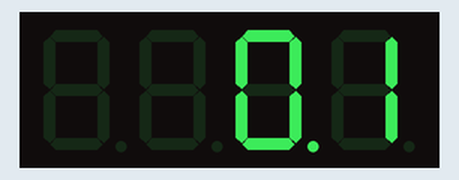
A program run on a simulated Arduino Uno, built with avr-gcc and run on an emulated ATmega328P. On the bench: 4-digit seven-segment display.

Above: at 0.15 s.
At 5.05 s:
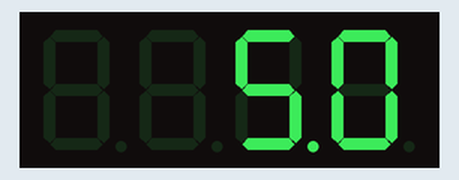
At 10.05 s:
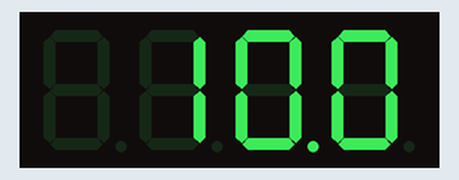
At 20.05 s:
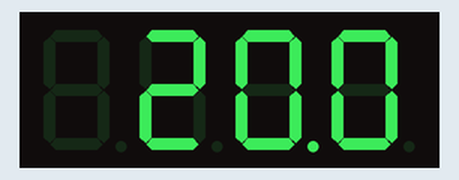
At 30.05 s:
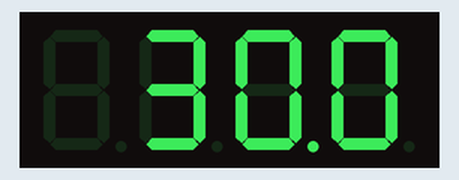
At 39.95 s:
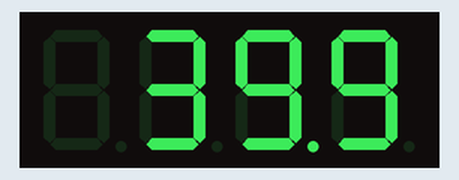

The program:

main.cpp
```cpp
#include <Arduino.h>
#include <SevSeg.h>
/*
countdown timer on a 4 digit 7 segment display.
for information on how to connect the PINS, refer the image attached here
Use 220-330Ohm resistor for each display select lines. Refer image.
Problem:-- I want to dispay a stop watch like 000.0 (first 000 is seconds and next 0 is deciseconds)
example: 009.9 then 001.0, 19.9 then 20.0 etc will count till 999 seconds.
*/
SevSeg sevseg; //Instantiate a seven segment controller object
static int deciSeconds = 0; // 10 deciseconds is 1 sec

void setup() {
  byte numDigits = 4;
  byte digitPins[] = {10, 11, 12, 13};
  byte segmentPins[] =  {9,2,3,5,6,8,7,4}; // in order of A,B,C,D,E,F,G,Decimal
  bool resistorsOnSegments = false; // 'false' means resistors are on digit pins
  byte hardwareConfig = COMMON_ANODE; // See README.md for options
  bool updateWithDelays = false; // Default 'false' is Recommended
  bool leadingZeros = false; // Use 'true' if you'd like to keep the leading zeros
  bool disableDecPoint = false; // Use 'true' if your decimal point doesn't exist or isn't connected

  sevseg.begin(hardwareConfig, numDigits, digitPins, segmentPins, resistorsOnSegments,
  updateWithDelays, leadingZeros, disableDecPoint);
  sevseg.setBrightness(90);
}

void loop() {
  static unsigned long timer = millis(); //timer is always 0 in each run
 if (millis() - timer >= 100) {
    timer += 100;
    deciSeconds++; // 100 milliSeconds is equal to 1 deciSecond, So, 10 decisec is 1 sec
    if (deciSeconds == 10000) { // Reset to 0 after counting for 1000 seconds.
      deciSeconds=0;
    }
    sevseg.setNumber(deciSeconds, 1);
  }
  sevseg.refreshDisplay(); // Must run repeatedly
}

/*
millis() - Returns the number of milliseconds passed since the Arduino
 board began running the current program (from first round of the loop)

*/
```
